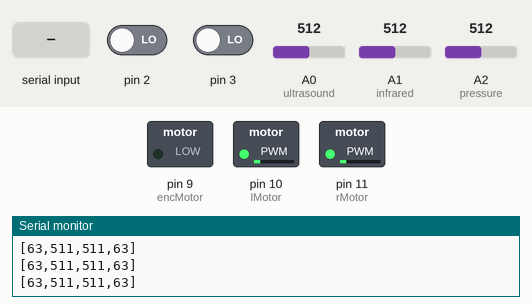
This sketch was run on a simulated Arduino Uno, built with avr-gcc and run on an emulated ATmega328P. On the bench: switched loads named in the sketch (green lamp = pin HIGH), the last lines printed to the serial monitor. Inputs (shaded band) come from the test bench; at power-on: A1 (infrared) = 512, A0 (ultrasound) = 512, A2 (pressure) = 512, pin 2 LOW, pin 3 LOW. Random numbers use the default seed unless the sketch sets one.

Above: at 1.2 s.
1.3 s: A1 (infrared) set to 44
At 1.83 s:
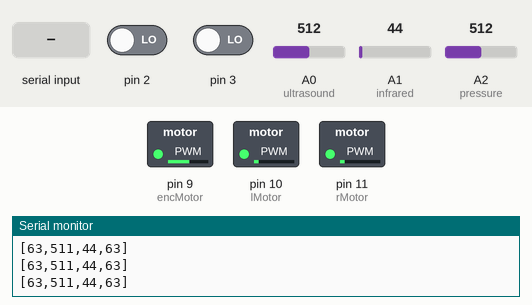
4.3 s: A1 (infrared) set to 36
7.3 s: byte 30 received over Serial
At 8.6 s:
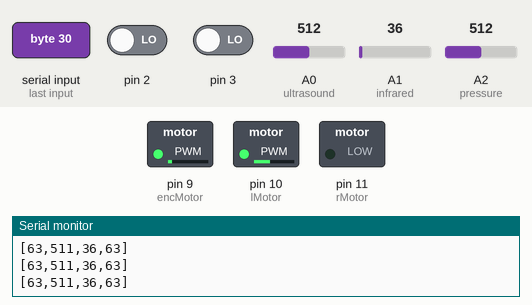
10.3 s: byte 90 received over Serial
At 12.31 s:
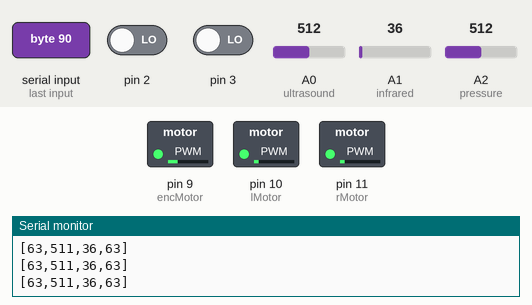
13.3 s: A0 (ultrasound) set to 50
16.3 s: A2 (pressure) set to 900
At 24.33 s:
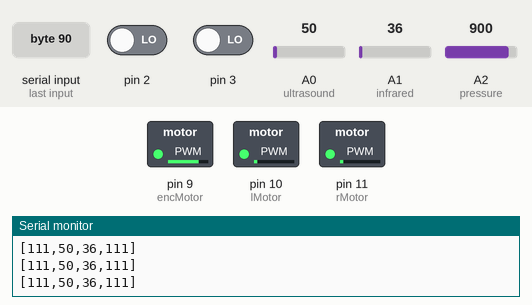
Timing chart, 0 to 41.2 s (numbered marks = the images above; inputs shaded):
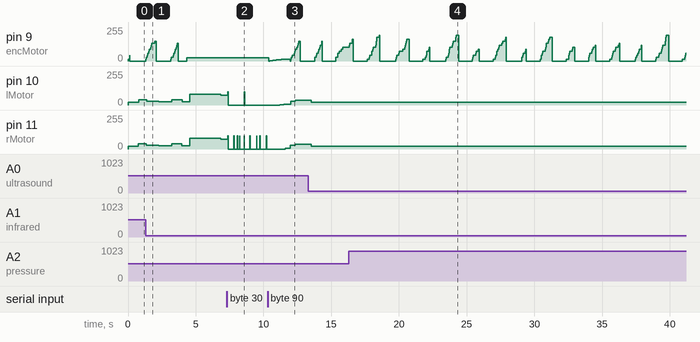

The sketch:

Merged_Code.ino
```cpp
// pins
const int ultrasound = A0;
const int infrared = A1;
const int pressure = A2;


const int encMotor = 9;
const int lMotor = 10;
const int rMotor = 11;

volatile byte newB;
volatile byte oldA;
volatile long encoderPos;

// states for the encoder motor (head)
int emState = 0;
const int EM_SEARCH = 0;
const int EM_STOP = 1;
const int EM_RAMP = 2;

long EM_STOP_POINT = 4330;

// states for arm motors
// not the motors are different, so applying the same
// settings will have different outcomes
int lState = 0;
int rState = 0;
const int M_WANDER = 0;
const int M_TWITCH = 2;
const int M_STOP = 1;
const int M_RAMP_UP = 3;
const int M_RAMP_DOWN = 4;

/*   --- UNO PINS FROM SCHEMATIC --
 const int ultrasound = A1;
 const int infrared = A0;
 const int pressure = A2;
 */
// states
const int CHILLING = 0;
const int WAITING = 1;
const int RECORDING = 2;
const int SPEEDUP = 3;

//start at the fourth state?
int currentstate = CHILLING;

//READINGS ARE US/IR/Pressure
int readingsize = 4; //Change this once the pressure has been attached
int readings[] = {
  0,0,0,0};
int lastReadings[3];

void setup(){
  pinMode(encMotor, OUTPUT);
  pinMode(lMotor, OUTPUT);
  pinMode(rMotor, OUTPUT);

  pinMode(ultrasound,INPUT);
  pinMode(infrared, INPUT);
  pinMode(pressure, INPUT);

  // attach interrupts
  attachInterrupt(1, doEncoderA, CHANGE);
  attachInterrupt(0, doEncoderB, CHANGE);

  Serial.begin(9600);

}

void loop(){
  static int count = 0;
  static int keepChilling = 0;
  static long time = millis();
  if ((millis() % 10) && ( time != millis()))
  {
    time = millis();
    readings[0] = currentstate;
    readings[1] = (analogRead(ultrasound) + lastReadings[1])/2;
    readings[2] = (analogRead(infrared) + lastReadings[2])/2;
    readings[3] = map(analogRead(pressure),0,1024,0,127);

    for (int i = 0; i < 4; i++)
      lastReadings[i] = readings[i];

    //Tim's super Proto-cool
    serialPrint(readings);
    //Serial.print(EncoderPostion) as (DEGREES/3)


    switch(currentstate){

      //IF WE ARE IN THE FIRST STATE
    case CHILLING:
      //                 USTHRESHOLD            IRTHRESHOLD
      if (Serial.available() > 0){
        int temp =  Serial.read();
        Serial.flush();
        keepChilling = 0;
      }
      count++;
      if (readings[1] > 100 && keepChilling == 0){

        if (readings[2] < 40){
          currentstate = WAITING;
          emState = EM_STOP;
          rState = M_RAMP_DOWN;
          lState = M_RAMP_DOWN;
        }
      }
      break;

      //IF WE ARE IN THE SECOND STATE
    case WAITING:

      //WAIT FOR A MESSAGE FROM ChucK
      if (Serial.available() > 0){
        int temp =  Serial.read();
        Serial.flush();
        currentstate = RECORDING;
        rState = M_TWITCH;
        lState = M_TWITCH;
      }
      break;

      // IF WE ARE IN THE 3rd STATE
    case RECORDING:

      //WAIT FOR A MESSAGE FROM ChucK
      if (Serial.available() > 0){
        int temp =  Serial.read();
        Serial.flush();
        currentstate = SPEEDUP;
          emState = EM_RAMP;
          rState = M_RAMP_UP;
          lState = M_RAMP_UP;
        count = 0;
      }
      break;

    case SPEEDUP:
      count++;

      if (count > 100){
        currentstate = CHILLING;
        count = 0;
          emState = EM_SEARCH;
          rState = M_WANDER;
          lState = M_WANDER;
          keepChilling = 1;
      }
      break;
    }
  }

  runEncMotor();
  runArmMotors(readings[1]);
}

void serialPrint(int x[]){
  //Start with a left brace
  Serial.print("[");

  //Print all the characters within the array (except the last one), followed by a comma
  for (int i = 0; i < readingsize-1; i++)
  {
    Serial.print(x[i]);
    Serial.print(",");
  }
  //Print the last character
  Serial.print(x[readingsize-1]);
  //Right Brace
  Serial.print("]");
  //End Line
  Serial.println();//("\n");
}
```

Encodurr.ino
```cpp
void doEncoderA()
{
  doEncoder();
  oldA = digitalRead(3);
}

void doEncoderB()
{
  newB = digitalRead(2);
  doEncoder();
}

void doEncoder()
{
  encoderPos += (newB ^ oldA);
  encoderPos %= EM_STOP_POINT+1;
}
```

Motor_Functions.ino
```cpp
void runEncMotor()
{
  if (emState == EM_SEARCH)
    emSearch();
  else if (emState == EM_STOP)
    emStop();
  else if (emState == EM_RAMP)
    emRamp();
}

// the search state call
// ramps up to a random value then stops
void emSearch()
{
  static byte power = 0;
  static byte cap = random(50, 150);
  static int searchState = 0;
  static long slowStart;
  static long time;
  if (searchState == 0) {
    if (millis() % 5 == 0 && millis() != time) {
      time = millis();
      power += 15;
      if (power >= cap) {
        searchState = 1;
        slowStart = millis();
      }
      else {
        analogWrite(encMotor, power);
      }
    }
  }
  if (searchState == 1) {
    power = 0;
    analogWrite(encMotor, power);
    if (millis() - slowStart >= 1000) {
      searchState = 0;
      cap = random(100, 225);
    }
  }
}

// moves the motor slowly to a given stop point
// note these exact numbers will have to change
// when the motor is loaded
void emStop()
{
  float dist = (abs((EM_STOP_POINT)-encoderPos));
    if (dist > 4331/2)
      analogWrite(encMotor, 25);
    else if (dist > 100)
      analogWrite(encMotor, 20);
    else if (dist <= 100 && dist > 50)
      analogWrite(encMotor, 15);
    else if (dist <= 50) {
      analogWrite(encMotor, 0);
    }
}

void emRamp()
{
  static int target = 255;
  static int power = 0;
  static int rate = 50;
  static long time = millis();
  if (millis() % rate == 1 && millis() != time) {
    time = millis();
    if (power < target) {
      analogWrite(encMotor, power++);
    }
    else {
      analogWrite(encMotor, target);
    }
  }
}

int wrap(int in, int cap)
{
  if (in < 0) return cap+in;
  if (in >= cap) return cap-in;
  return in;
}

// for the the other motors
void runArmMotors(int val)
{
  float scale = (float)val/600.0f;
  if (lState == M_WANDER) {
    mWander(lMotor, 20, scale*25 + 20);
  }
  else if (lState == M_TWITCH) {
    mTwitch(lMotor);
  }
  else if (lState == M_STOP) {
    mStop(lMotor);
  }
  else if (lState == M_RAMP_UP) {
    mRampUp(lMotor);
  }
  else if (lState == M_RAMP_DOWN) {
    mRampDown(lMotor);
  }

  if (rState == M_WANDER) {
    mWander(rMotor, 20, scale*35+20);
  }
  else if (rState == M_TWITCH) {
    mTwitch(rMotor);
  }
  else if (rState == M_STOP) {
    mStop(rMotor);
  }
  else if (rState == M_RAMP_UP) {
    mRampUp(rMotor);
  }
  else if (rState == M_RAMP_DOWN) {
    mRampDown(rMotor);
  }
}

// wanders at fairly random speeds for random amounts of time
// maybe a good idea to come up with some significant numbers for this
void mWander(int motor, int lowest, int highest)
{
  static int cap = millis() + random(250,1000);
  static int power = random(lowest, highest);

  if (millis() < cap) {
    analogWrite(motor, power);
  }
  else {
    cap = millis() + random(250, 1000);
    power = random(lowest, highest);
  }
}

// twitches at random time intervals
void mTwitch(int motor)
{
  static int twitch = 1;
  static int power = 100;
  static int length = 10;
  static int first = 1;
  static long time;

  if (twitch) {
    if (first) {
        time = millis() + length;
        first = 0;
    }
    if (millis() <= time)
      analogWrite(motor, power);
    else {
       twitch = 0;
       time = millis() + random(100,500);
    }
  } else {
    analogWrite(motor, 0);
     if (millis() >= time) {
        twitch = 1;
        first = 1;
     }
  }

}

// ramps upwards to max speed
// (will need to be careful with the super fast one)
void mRampUp(int motor)
{
  static int power = 0;
  static int rate = 100;
  static long time = millis();

  if (millis() % rate == 0 && time != millis()) {
    time = millis();
    if (power < 60)
      analogWrite(motor, power++);
    else
      analogWrite(motor, 60);
  }
}

// ramps down from max to nothing
// if called off a speed other than max, will kind of twitch
void mRampDown(int motor)
{
  static int power = 90;
  static int rate = 60;
  static long time = millis();
  if (millis() % rate == 0 && time != millis()) {
    if (power > 0)
      analogWrite(motor, power--);
    else
      analogWrite(motor, 0);
  }
}

void mStop(int motor)
{
  analogWrite(motor, 0);
}
```
